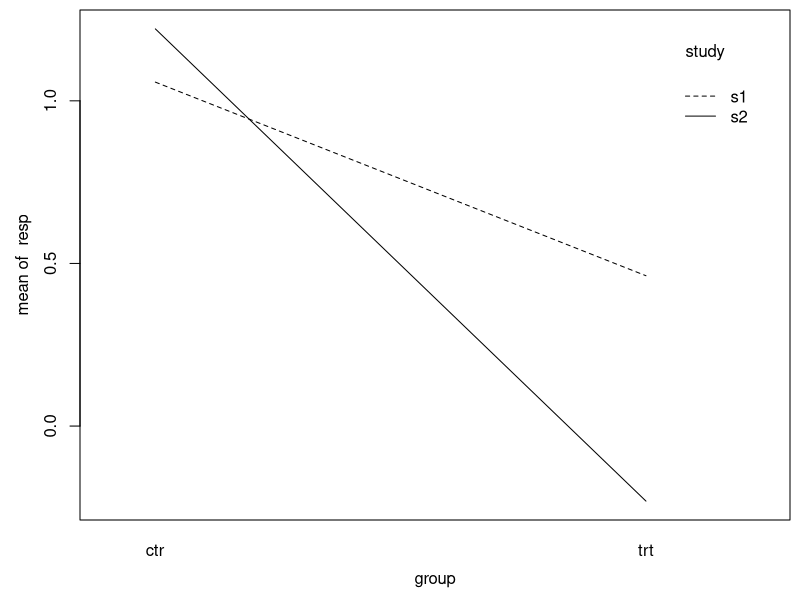
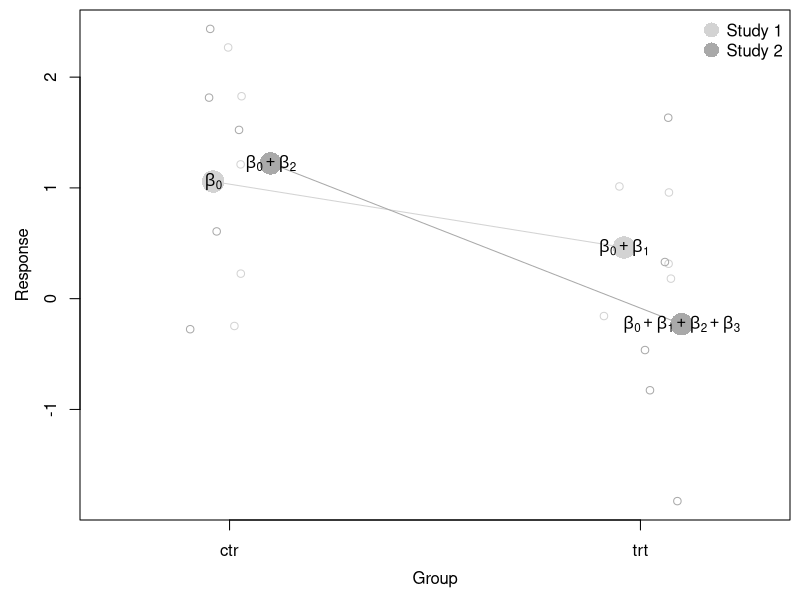
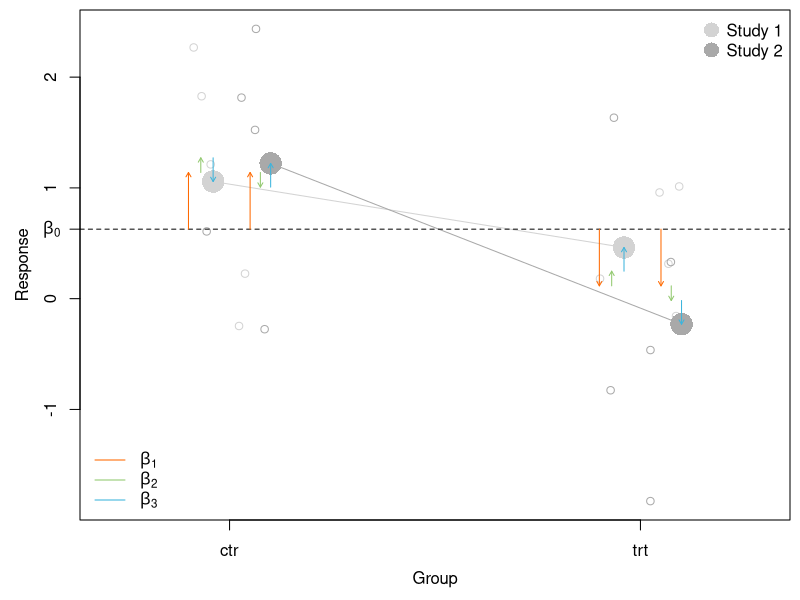

Here is the R script that generated these plots, in order:
#' ---
#' title: "Effect vs. dummy coding"
#' author: "Nora Wickelmaier"
#' date: "2024-11-06"
#' categories:
#'   - R
#'   - Categorical predictors
#' output:
#'   md_document:
#'     variant: gfm
#'     preserve_yaml: true
#' ---

#+ include = FALSE
date <- "2024-11-06"
knitr::opts_chunk$set(message = FALSE, warning = FALSE, fig.align = "center", fig.path = paste0("../figures/", date, "_"))

set.seed(1101)

#'
#' Let us look at the differences between effect and dummy coding for regression
#' models with categorical predictors.
#'

#' # Model with one categorical factor
#'
#' Let us simulate some data first, for $$n = 10$$ subjects and a group
#' predictor with levels `ctr` for the control group and `trt` for the treatment
#' group.

dat <- data.frame(id    = factor(1:10),
                  group = factor(c("ctr", "trt")),
                  resp  = c(rnorm(5, 1), rnorm(5)))

aggregate(resp ~ group, data = dat, FUN = mean)

#'
#' Per default are uses so-called dummy coding to represent factors. This means
#' that the reference category (here `ctr`) is set to 0 and the second category
#' is set to 1. R takes the first factor level as reference category in dummy
#' coding.

contrasts(dat$group)

#'
#' You can check the default settings of your R session with

options()$contrasts

#'
#' The first entry `"contr.treatment"` indicates dummy coding.
#'

#' ## Linear model with dummy coding
#'
#' Let us now fit a simple linear regression
#'
#' $$resp = \beta_0 + \beta_1 group + \varepsilon$$
#'
#' with $$\varepsilon \sim N(0,\sigma_{\varepsilon})$$.
#'
#' (For a two-level between factor, this is equivalent to an independent $$t$$
#' test.)

lm1 <- lm(resp ~ group, data = dat)
summary(lm1)

coef(lm1)[1]    # mean ctr
sum(coef(lm1))  # mean trt

#'
#' The interpretation of the parameters is straightforward: The Intercept
#' $$\beta_0$$ is the mean response in the control (here the reference) group
#' ($$\bar x_{ctr} = \beta_0$$) and $$\beta_1$$ is the difference between the
#' control and the treatment group ($$\bar x_{trt} = \beta_0 + \beta_1$$).
#'

#' ## Linear model with effects coding
#'
#' Next, we will fit the same model with effects coding. Hereby, the reference
#' group is coded as $$-1$$.

contrasts(dat$group) <- "contr.sum"
contrasts(dat$group)

#'
#' You can see that for effects coding, R takes the _last_ factor level as
#' reference category.
#'
#' Now, let us refit the model.

lm2 <- lm(resp ~ group, dat)
summary(lm2)

sum(coef(lm2))    # mean ctr
-diff(coef(lm2))  # mean trt

#'
#' In this model, the Intercept $$\beta_0$$ is now the overall mean (often
#' called the grand mean).

mean(dat$resp)

#'
#' And $$\beta_1$$ is the difference of the mean in group 1 (here the control
#' group) to the overall mean and its negative value is the difference of group
#' 1 (treatment group) to the overall mean.
#'

#' # Model with two categorical factors
#'
#' Let us again simulate some data first. This time for $$n = 20$$ subjects, a
#' group predictor like before and an additional factor `study` with two levels
#' `s1` and `s2`.

dat <- data.frame(id    = factor(1:20),
                  group = factor(rep(c("ctr", "trt"), each = 10)),
                  study = factor(rep(c("s1", "s2"), each = 5)),
                  resp  = c(rnorm(10, 1), rnorm(10)))

aggregate(resp ~ group + study, data = dat, FUN = mean)

mean(dat$resp)

#+ interactionplot, fig.width = 5.5, fig.height = 4.5, fig.show = "hide"
par(mai = c(.8, .8, .1, .1), mgp = c(2.4, 1, 0))
with(dat, interaction.plot(group, study, resp))

#+ echo = FALSE
knitr::include_graphics(paste0("https://raw.githubusercontent.com/nwickel/blog/refs/heads/main/figures/", date, "_interactionplot-1.png"))

#'
#' Both factors are now dummy coded, since we did not tell R to do otherwise.

contrasts(dat$group)
contrasts(dat$study)

#' ## Linear model with dummy coding
#'
#' Let us now fit regression model with an interaction term
#'
#' $$resp = \beta_0 + \beta_1 group + \beta_2 study + \beta_3 (group \times
#' study) + \varepsilon$$
#'
#' with $$\varepsilon \sim N(0,\sigma_{\varepsilon})$$.
#'
#' (This is equivalent to a 2x2 ANOVA with two between factors.)

lm3 <- lm(resp ~ group * study, data = dat)
summary(lm3)

#'
#' We can now reconstruct the mean values for all four groups with our
#' parameters. The Intercept $$\beta_0$$ is now the mean response in study 1 for
#' the control group.

coef(lm3)[1]
coef(lm3)[1] + coef(lm3)[2]
coef(lm3)[1] + coef(lm3)[3]
coef(lm3)[1] + coef(lm3)[2] + coef(lm3)[3] + coef(lm3)[4]   # sum(coef(lm3))

#'
#' With dummy coding, we can think of the dummy variables as "controlling" which
#' parameters are entered into the mean calculations and which are not. With
#' only categorical predictors, we get a separate equation for each of the four
#' groups.
#'
#' $$\begin{align*}
#'     resp_{11} & = \beta_0 + \varepsilon                      & \text{mean s1 and crt} \\
#'     resp_{12} & = \beta_0 + \beta_1 + \varepsilon            & \text{mean s1 and trt} \\
#'     resp_{21} & = \beta_0 + \beta_2 + \varepsilon            & \text{mean s2 and crt} \\
#'     resp_{22} & = \beta_0 + \beta_1 + \beta_2 + \beta_3 + \varepsilon  & \text{mean s2 und trt}
#' \end{align*}$$
#'
#' with $$\varepsilon \sim N(0, \sigma^2_{\varepsilon})$$

#+ dummyplot, echo = FALSE, fig.width = 4.5, fig.height = 4.5, fig.show = "hide"
colors <- c("lightgray", "darkgray")

datm <- aggregate(resp ~ group + study, data = dat, FUN = mean)

par(mai = c(.8, .8, .1, .1), mgp = c(2.4, 1, 0))
plot(resp ~ jitter(as.numeric(group), .5), data = dat,
     axes = FALSE,
     col = colors[study],
     xlim = c(.7, 2.3),
     xlab = "Group",
     ylab = "Response")
points(resp ~ c(.96, 1.96), data = datm[datm$study == "s1",],
       col = colors[study],
       cex = 3,
       type = "b",
       pch = 16)
points(resp ~ c(1.1, 2.1), data = datm[datm$study == "s2",],
       col = colors[study],
       cex = 3,
       type = "b",
       pch = 16)

axis(1, at = 1:2, labels = c("ctr", "trt"))
axis(2)
box()

legend("topright", c("Study 1", "Study 2"), col = colors, pch = 16, bty = "n", pt.cex = 2)

text(.96,  datm$resp[datm$group == "ctr" & datm$study == "s1"],
     expression(beta[0]))
text(1.96, datm$resp[datm$group == "trt" & datm$study == "s1"],
     expression(beta[0] + beta[1]))
text(1.1,  datm$resp[datm$group == "ctr" & datm$study == "s2"],
     expression(beta[0] + beta[2]))
text(2.1,  datm$resp[datm$group == "trt" & datm$study == "s2"],
     expression(beta[0] + beta[1] + beta[2] + beta[3]))

#+ echo = FALSE
knitr::include_graphics(paste0("https://raw.githubusercontent.com/nwickel/blog/refs/heads/main/figures/", date, "_dummyplot-1.png"))

#' ## Linear model with effects coding

contrasts(dat$group) <- "contr.sum"
contrasts(dat$study) <- "contr.sum"

lm4 <- lm(resp ~ group * study, dat)
summary(lm4)

coef(lm4)[1] + coef(lm4)[2] + coef(lm4)[3] + coef(lm4)[4]
coef(lm4)[1] - coef(lm4)[2] + coef(lm4)[3] - coef(lm4)[4]
coef(lm4)[1] + coef(lm4)[2] - coef(lm4)[3] - coef(lm4)[4]
coef(lm4)[1] - coef(lm4)[2] - coef(lm4)[3] + coef(lm4)[4]   # sum(coef(lm3))

#'
#' With effects coding, all parameters are needed for calculating each of the
#' group means. Only the signs change.
#'
#' $$\begin{align*}
#'     resp_{11} & = \beta_0 + \beta_1 + \beta_2 + \beta_3 + \varepsilon & \text{mean s1 and crt} \\
#'     resp_{12} & = \beta_0 - \beta_1 + \beta_2 - \beta_3 + \varepsilon & \text{mean s1 and trt} \\
#'     resp_{21} & = \beta_0 + \beta_1 - \beta_2 - \beta_3 + \varepsilon & \text{mean s2 and crt} \\
#'     resp_{22} & = \beta_0 - \beta_1 - \beta_2 + \beta_3 + \varepsilon & \text{mean s2 und trt}
#' \end{align*}$$
#'
#' with $$\varepsilon \sim N(0, \sigma^2_{\varepsilon})$$

#+ effectplot, echo = FALSE, fig.width = 4.5, fig.height = 4.5, fig.show = "hide"
par(mai = c(.8, .8, .1, .1), mgp = c(2.4, 1, 0))
plot(resp ~ jitter(as.numeric(group), .5), data = dat,
     axes = FALSE,
     col = colors[study],
     xlim = c(.7, 2.3),
     xlab = "Group",
     ylab = "Response")
points(resp ~ c(.96, 1.96), data = datm[datm$study == "s1",],
       col = colors[study],
       cex = 3,
       type = "b",
       pch = 16)
points(resp ~ c(1.1, 2.1), data = datm[datm$study == "s2",],
       col = colors[study],
       cex = 3,
       type = "b",
       pch = 16)
abline(h = mean(dat$resp), lty = 2)

axis(1, at = 1:2, labels = c("ctr", "trt"))
axis(2)
axis(2, at = coef(lm4)[1], labels = expression(beta[0]), las = 2)
box()

arrows(.9, coef(lm4)[1],
       .9, coef(lm4)[1] + coef(lm4)[2],
       length = 0.05,
       col = "#FF6900")
arrows(.93, coef(lm4)[1] + coef(lm4)[2],
       .93, coef(lm4)[1] + coef(lm4)[2] + coef(lm4)[3],
       length = 0.05,
       col = "#91C86E")
arrows(.96, coef(lm4)[1] + coef(lm4)[2] + coef(lm4)[3],
       .96, coef(lm4)[1] + coef(lm4)[2] + coef(lm4)[3] + coef(lm4)[4],
       length = 0.05,
       col = "#3CB4DC")

arrows(1.05, coef(lm4)[1],
       1.05, coef(lm4)[1] + coef(lm4)[2],
       length = 0.05,
       col = "#FF6900")
arrows(1.075, coef(lm4)[1] + coef(lm4)[2],
       1.075, coef(lm4)[1] + coef(lm4)[2] - coef(lm4)[3],
       length = 0.05,
       col = "#91C86E")
arrows(1.1, coef(lm4)[1] + coef(lm4)[2] - coef(lm4)[3],
       1.1, coef(lm4)[1] + coef(lm4)[2] - coef(lm4)[3] - coef(lm4)[4],
       length = 0.05,
       col = "#3CB4DC")

arrows(1.9, coef(lm4)[1],
       1.9, coef(lm4)[1] - coef(lm4)[2],
       length = 0.05,
       col = "#FF6900")
arrows(1.93, coef(lm4)[1] - coef(lm4)[2],
       1.93, coef(lm4)[1] - coef(lm4)[2] + coef(lm4)[3],
       length = 0.05,
       col = "#91C86E")
arrows(1.96, coef(lm4)[1] - coef(lm4)[2] + coef(lm4)[3],
       1.96, coef(lm4)[1] - coef(lm4)[2] + coef(lm4)[3] - coef(lm4)[4],
       length = 0.05,
       col = "#3CB4DC")

arrows(2.05, coef(lm4)[1],
       2.05, coef(lm4)[1] - coef(lm4)[2],
       length = 0.05,
       col = "#FF6900")
arrows(2.075, coef(lm4)[1] - coef(lm4)[2],
       2.075, coef(lm4)[1] - coef(lm4)[2] - coef(lm4)[3],
       length = 0.05,
       col = "#91C86E")
arrows(2.1, coef(lm4)[1] - coef(lm4)[2] - coef(lm4)[3],
       2.1, coef(lm4)[1] - coef(lm4)[2] - coef(lm4)[3] + coef(lm4)[4],
       length = 0.05,
       col = "#3CB4DC")

legend("bottomleft",
       c(expression(beta[1]), expression(beta[2]), expression(beta[3])),
       col = c("#FF6900", "#91C86E", "#3CB4DC"), lty = 1, bty = "n")
legend("topright", c("Study 1", "Study 2"), col = colors, pch = 16, bty = "n", pt.cex = 2)

#+ echo = FALSE
knitr::include_graphics(paste0("https://raw.githubusercontent.com/nwickel/blog/refs/heads/main/figures/", date, "_effectplot-1.png"))


#' # Setting contrasts globally
#'
#' You can also change the settings for the contrast coding globally in R.


options(contrasts = c("contr.treatment", "contr.poly"))

options()$contrasts

contrasts(factor(1:3))

options(contrasts = c("contr.sum", "contr.poly"))

options()$contrasts

contrasts(factor(1:3))


#' # Session info

sessionInfo()

